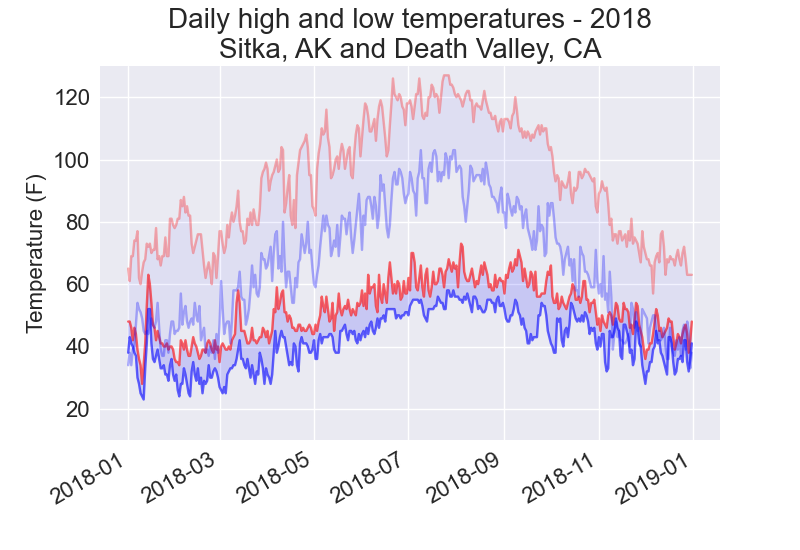

This chart was generated by the following Python code:
import csv
from datetime import datetime

from matplotlib import pyplot as plt


def get_weather_data(
    filename, dates, highs, lows,
    date_index, high_index, low_index
):
    """ファイルから最高気温と最低気温を取得する"""
    with open(filename) as f:
        reader = csv.reader(f)
        header_row = next(reader)

        # ファイルから日付、最高気温、最低気温を取得する
        for row in reader:
            current_date = datetime.strptime(row[date_index], '%Y-%m-%d')
            try:
                high = int(row[high_index])
                low = int(row[low_index])
            except ValueError:
                print(f"Missing data for {current_date}")
            else:
                dates.append(current_date)
                highs.append(high)
                lows.append(low)


# シトカの天気のデータを取得する
filename = 'jissen/project_02/chap_05/data/sitka_weather_2018_simple.csv'
dates, highs, lows = [], [], []
get_weather_data(
    filename, dates, highs, lows,
    date_index=2, high_index=5, low_index=6
)

# シトカの天気データをグラフに描画する
plt.style.use('seaborn')
fig, ax = plt.subplots()
ax.plot(dates, highs, c='red', alpha=0.6)
ax.plot(dates, lows, c='blue', alpha=0.6)
plt.fill_between(dates, highs, lows, facecolor='blue', alpha=0.15)

# デス・バレーの天気を取得する
filename = 'jissen/project_02/chap_05/data/death_valley_2018_simple.csv'
dates, highs, lows = [], [], []
get_weather_data(
    filename, dates, highs, lows,
    date_index=2, high_index=4, low_index=5
)

# デス・バレーの天気データをグラフに描画する
ax.plot(dates, highs, c='red', alpha=0.3)
ax.plot(dates, lows, c='blue', alpha=0.3)
plt.fill_between(dates, highs, lows, facecolor='blue', alpha=0.05)

# グラフにフォーマットを指定する
title = "Daily high and low temperatures - 2018"
title += "\nSitka, AK and Death Valley, CA"
plt.title(title, fontsize=20)
plt.xlabel('', fontsize=16)
fig.autofmt_xdate()
plt.ylabel("Temperature (F)", fontsize=16)
plt.tick_params(axis='both', which='major', labelsize=16)
plt.ylim(10, 130)

plt.savefig('jissen/project_02/chap_05/lti_5_2_sitka_death_valley.png')
plt.show()
